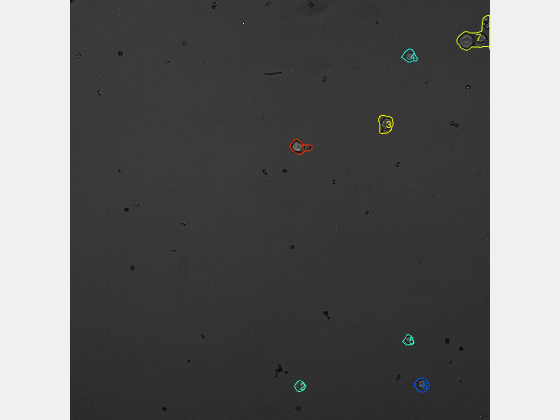
%> input picture Baylies/Tiffs/18-03-18_B02.tiff, 560 x 420 px
$ octave --eval "result = SegTexture_MSKCC(rgb2gray(imread('../Baylies/Tiffs/18-03-18_B02.tiff')));"   (GNU Octave 9; MATLAB toolbox functions it lacks are replaced by stand-ins)
%> lines starting %> are read from the running program, lines starting %| are printed output that depends on the picture; in (x1, y1, x2, y2) boxes, pixels count from 0 and x2, y2 are one past the last pixel; in counts of white or black regions, pixels touching at a corner belong together; the program's own positions count from 1
function [imBW,I1] = SegTexture_MSKCC(I)

showPlot = false;

if isempty(I)
    return
end
%% Segment
I1 = mat2gray(I);

filtWind = max(round(size(I)/10),1);
%> filtWind = [42 56]
%I1 = mat2gray(I - imgaussfilt(I,filtWind));

Igrad1 = imadjust(mat2gray(imgradient(I1)));
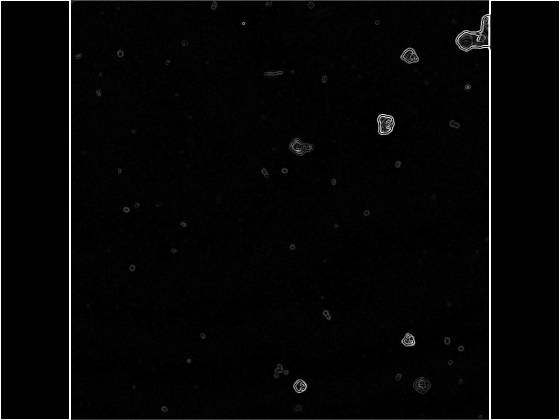
%> Igrad1: size 420x560 double; min 0, max 1, mean 0.023

% Igrad0 = imclose(Igrad0,strel('disk',5));
% Igrad0 = imopen(Igrad0,strel('disk',3));

% Igrad0 = mat2gray(Igrad0 - imgaussfilt(Igrad0,filtWind));

Igrad1 = mat2gray(imgaussfilt(Igrad1,3));
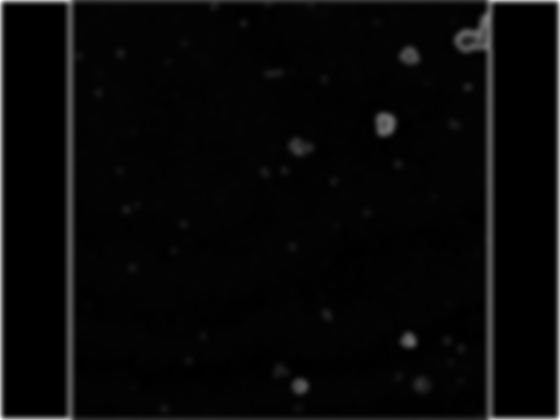
%> Igrad1: size 420x560 double; min 0, max 1, mean 0.0329
%  Igrad1 = mat2gray(Igrad0 );
%% Seg Gradient
[h,counts] = histcounts(Igrad1);
%> h = 200 values, max 92758 at index 3, min 0 at index 112, mean 1176; counts = 201 values from 0 to 1
h = medfilt1(h);
%> h = 200 values, max 49690 at index 2, min 0 at index 115, mean 846.7
Imed = counts(h==max(h));
%> Imed = 0.005
Imed = Imed(1);

%%
testLow = counts(h < (max(h)*0.05));
%> testLow = 195 values from 0.025 to 0.995
testLow = max([testLow(testLow < Imed),0]);
%> testLow = 0
testHigh = counts(h < (max(h)*0.05));
%> testHigh = 195 values from 0.025 to 0.995
testHigh = min(testHigh(testHigh > Imed));
%> testHigh = 0.025

%%
thresh = [testLow,testHigh];
%> thresh = [0 0.025]
imBW = Igrad1 >= thresh(2);
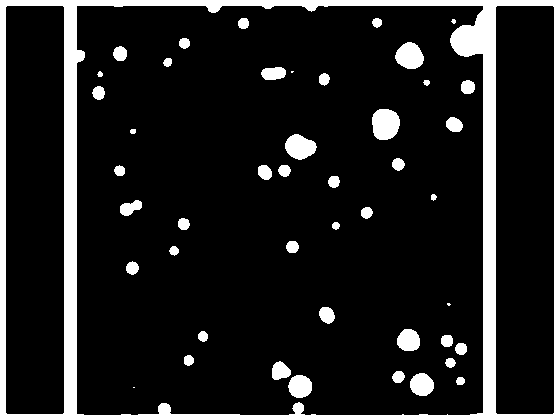
%> imBW: size 420x560 logical; 13.1% white; 46 white regions (4 under 20 px), largest, box (x1, y1, x2, y2) and area: (0, 0, 560, 420) 23463, (372, 109, 400, 140) 713, (285, 134, 317, 160) 582

imBW = imclose(imBW,strel('disk',5));
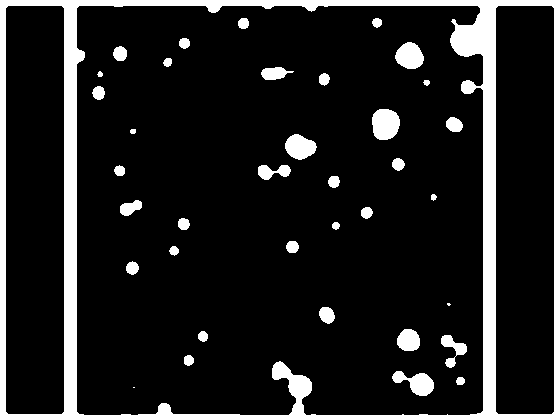
%> imBW: size 420x560 logical; 13.2% white; 37 white regions (2 under 20 px), largest, box (x1, y1, x2, y2) and area: (0, 0, 560, 420) 24540, (372, 109, 400, 140) 713, (285, 134, 317, 160) 582
imBW = imopen(imBW,strel('disk',3));
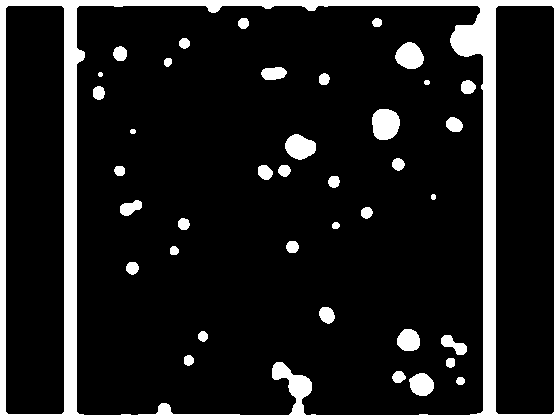
%> imBW: size 420x560 logical; 13.1% white; 39 white regions, largest, box (x1, y1, x2, y2) and area: (0, 0, 560, 420) 24332, (372, 109, 400, 140) 713, (285, 134, 316, 160) 580

%% Seg Image
% [12 lines of commented-out code are left out]
imBW = imerode(imBW,ones(12));
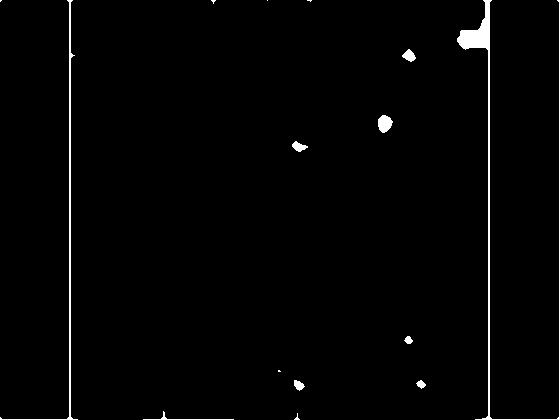
%> imBW: size 420x560 logical; 1.6% white; 15 white regions (6 under 20 px), largest, box (x1, y1, x2, y2) and area: (457, 0, 560, 420) 2032, (0, 0, 78, 420) 941, (378, 115, 393, 133) 195
imBW = bwareaopen(imBW,500);
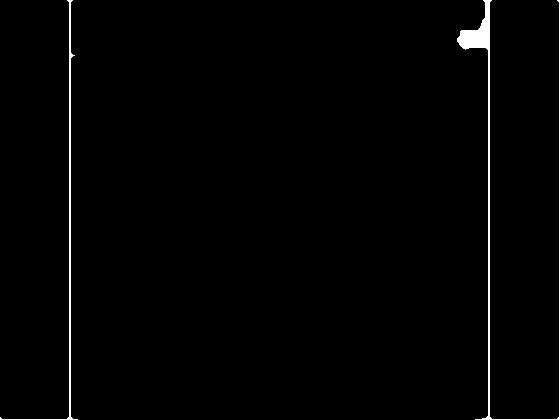
%> imBW: size 420x560 logical; 1.3% white; 2 white regions, box (x1, y1, x2, y2) and area: (457, 0, 560, 420) 2032, (0, 0, 78, 420) 941

%%  Show Segmentation
if showPlot
    subplot(2,3,1)
    plot(counts(1:end-1),h);
    hold on

    plot([thresh(2),thresh(2)],[0,0.5*max(h(:))])
    hold off
%
    subplot(2,3,4)
    imagesc(Igrad1)

    subplot(2,3,[2,3,5,6])
    Icolor = repmat(imadjust(mat2gray(I1)),[1 1 3]);
    bI = double(imBW)*0.3;
    Icolor(:,:,1) = Icolor(:,:,1).*(1-bI) + bI;
    Icolor(:,:,2) = Icolor(:,:,1).*(1-bI);
    Icolor(:,:,3) = Icolor(:,:,3).*(1-bI);
    imagesc(Icolor)

    drawnow
end

end
